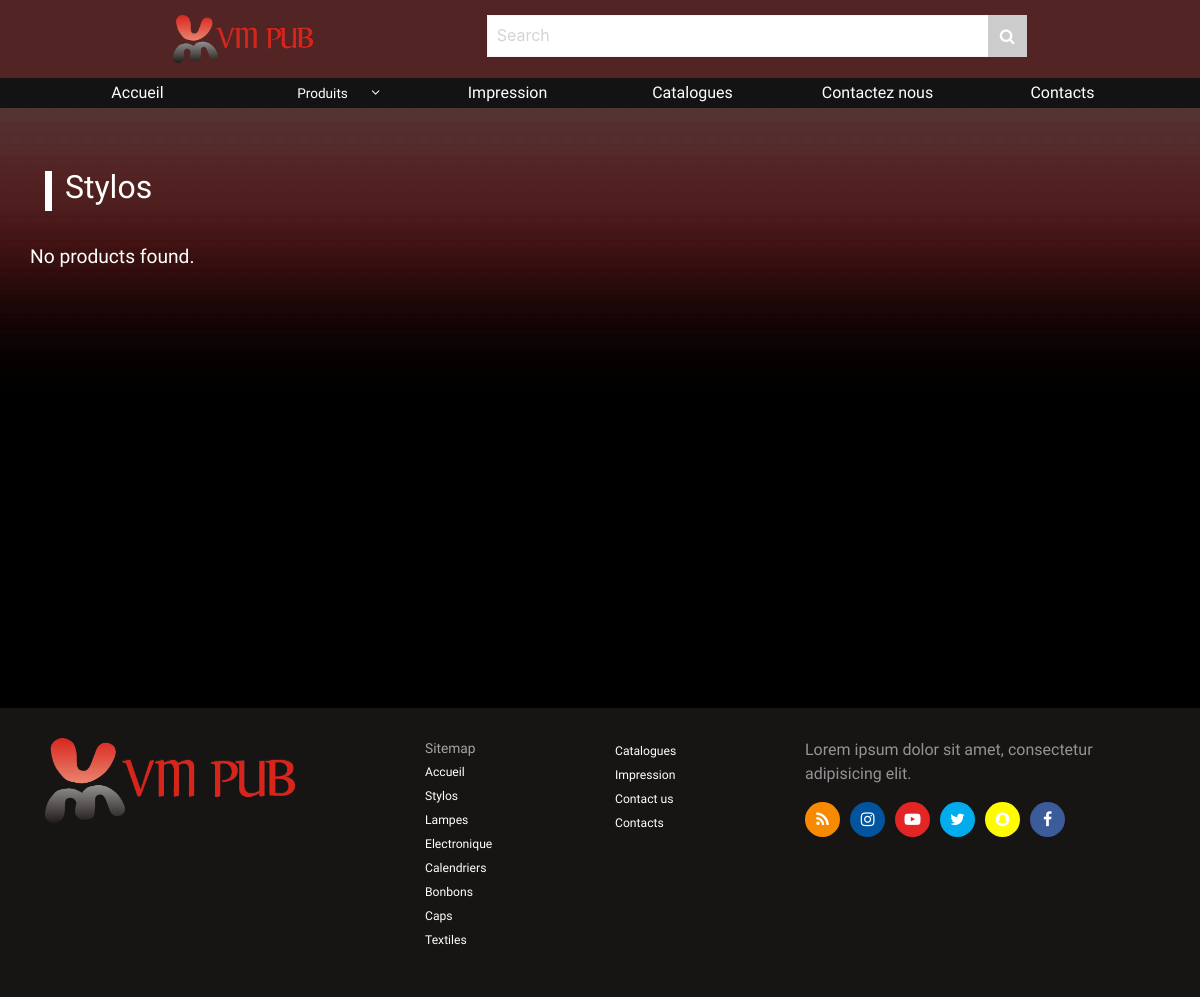
The app's page /category/stylos/, older data.
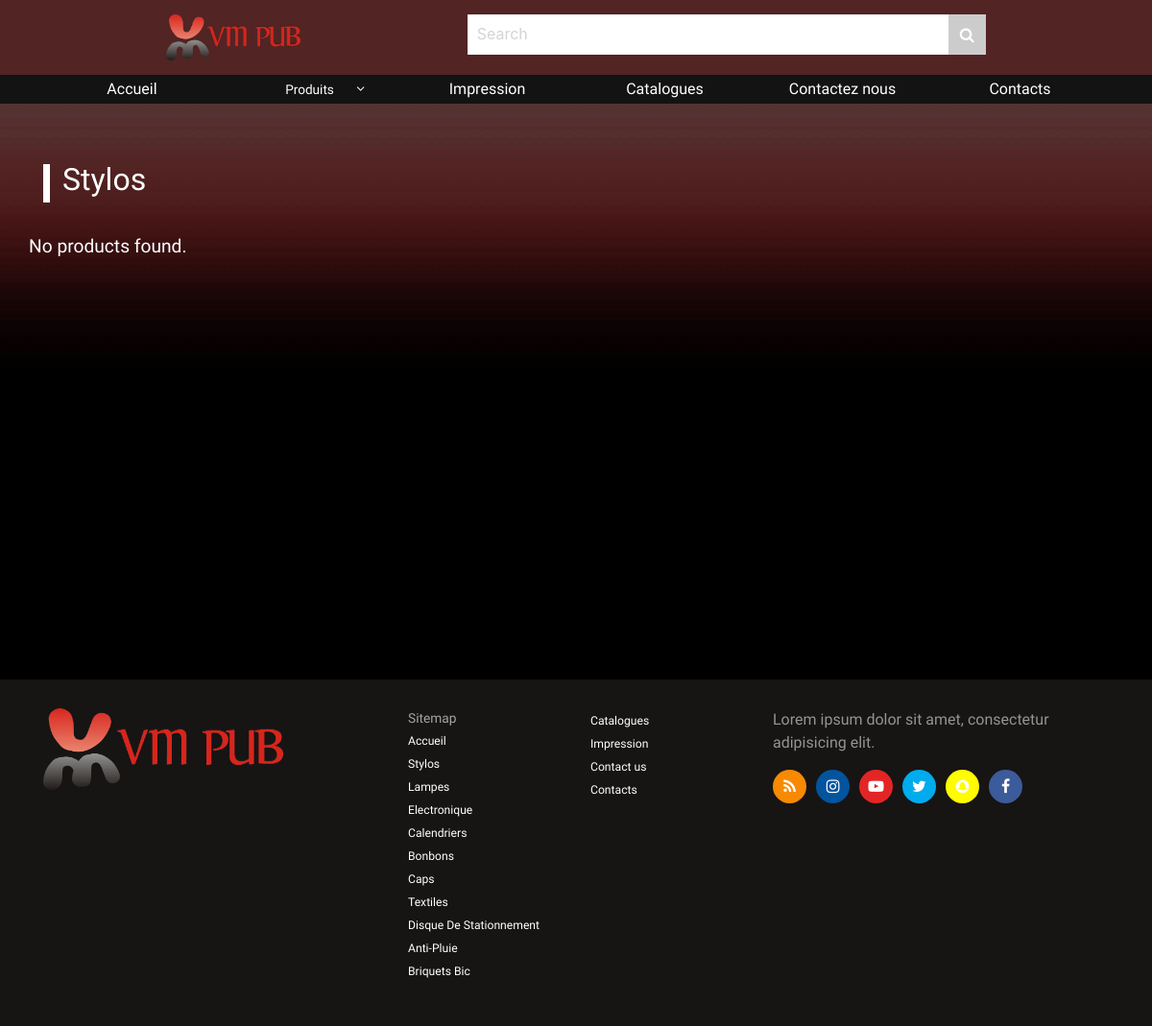
The same page, newer data.
### main/models.py (models this page shows, shortened)
class Category(models.Model):
    name = models.CharField(null=False, max_length=50)
    photo = models.FileField(null=False, upload_to=settings.MEDIA_ROOT+'/categories/')

### main/views.py (the view)
# urls.py: url(r'^category/(?P<cat_name>[\w|\W]+)/', CategoryView.as_view(), name='categories'),
class CategoryView(View):
    template_name = 'main/category.html'
    def get(self, request, cat_name):
        product_photos = None
        products = Product.objects.all()
        catName = cat_name
        if '-' in catName:
            catName = cat_name.replace('-', ' ')
        try:
            category = Category.objects.get(name=catName)
        except Category.DoesNotExist:
            category = None
        try:
            products = Product.objects.all().filter(category=category)
        except Product.DoesNotExist:
            products = None
            product_photos = None
        context = {'category_name': catName, 'product_photos': product_photos, 'products': products,
                   'cats': Category.objects.all()}
        return render(request, 'main/category.html', context)

### main/context_processors.py (called while the page is built)
def get_category_menu(request):
    cat_names = []
    categories = Category.objects.all()
    for category in categories:
        cat_names.append(category.name)
    return {
        'categories': cat_names,
        'impressions': Impression.objects.all(),
        'catalogs': Catalog.objects.all(),
    }

### main/templatetags/url_mods.py (called while the page is built)
@register.filter(name='space_to_dash')
def space_to_dash(value):
  return value.replace(' ', '-')

### main/templates/main/category.html
{% extends 'main/base.html' %}
{% load static %}
{% load url_mods %}
{% block content %}
    <div class='category-page'>
        <div class='categories'>
            <div class="container">
                <h2 class='special-header cathead'>{{ category_name|title }}</h2>
                <div class='category'>
                    <div class='row'>
                    {% if products %}
                        {% for product in products %}
                        <div class="col-md-4">
                            <a href='{% url 'main:products' cat_name=category_name|space_to_dash product_name=product.name|space_to_dash %}'>
                                <div class='product'>
                                    <div class='image fixImage'>
                                        <img src='{{ product.photo.url }}' alt='product1' class='img-fluid' />
                                        <div class='overlay'>
                                            <div class='icons'>
                                                <p>{{ product.short_description }}</p>
                                                <i class='fa fa-search-plus see'></i>
                                            </div>
                                        </div>
                                    </div>
                                </div>
                            </a>
                        </div>
                        {% endfor %}
                    {% else %}
                        <p class='notExist'> No products found.</p>
                     {% endif %}
                    </div>
                </div>
            </div>
        </div>
    </div>
{% endblock %}
{% block footer%}
    {%if products%}
        {% include 'main/footer.html' %}
{%else%}
{% include 'main/floatfooter.html' %}
    {%endif%}
{% endblock %}

### main/templates/main/floatfooter.html (shortened to what this page needs)
{% load static %}
{% block footer %}
    <div class='footer floatingFooter'>
        <div class='container'>
            <div class='row'>
                <div class='col-md-4'>
                    <a href='#' target="_blank"><img src='{% static 'main/images/gif.gif' %}' alt='logo' class='img-fluid flogo' /></a>
                </div>
                <div class='col-md-4'>
                    <ul class='sitemap list-unstyled row'>
                        <div class='col-6'>
                            <li>
                                Sitemap
                            </li>
                            <li class="active">
                                <a href="{% url 'main:home' %}">Accueil <span class="sr-only">(current)</span></a>
                            </li>
                            {% for cat in categories %}
                            <li>
                                <a href="{% url 'main:categories' cat_name=cat %}">{{ cat|title }}</a>
                            </li>
                            {% endfor %}
                        </div>
                        <div class='col-6'>
                            <li>
                                <a href="{% url 'main:catalog' %}">Catalogues</a>
                            </li>
							 <li>
                                <a href="{% url 'main:impression' %}">Impression</a>
                            </li>
                            <li>
                                <a href="{% url 'main:contact' %}">Contact us</a>
                            </li>
                            <li>
                                <a href="{% url 'main:details' %}">Contacts</a>
                            </li>
                        </div>
                    </ul>
                </div>
                <div class='col-md-4'>
                    <div class='footer-brand'>
                        <p>Lorem ipsum dolor sit amet, consectetur adipisicing elit.</p>
                        <ul class='footer-media list-unstyled'>
                            <li><i class='fa fa-rss'></i></li>
                            <li><i class='fa fa-instagram'></i></li>
                            <li><i class='fa fa-youtube-play'></i></li>
                            <li><i class='fa fa-twitter'></i></li>
                            <li><i class='fa fa-snapchat'></i></li>
                            <li><i class='fa fa-facebook'></i></li>
                        </ul>
                    </div>
                </div>
            </div>
        </div>
    </div>
{% endblock %}

Row changes from the older to the newer data that the page shows:
added Category: categories "Disque De Stationnement"
added Category: categories "Anti-Pluie"
added Category: categories "Briquets Bic"
